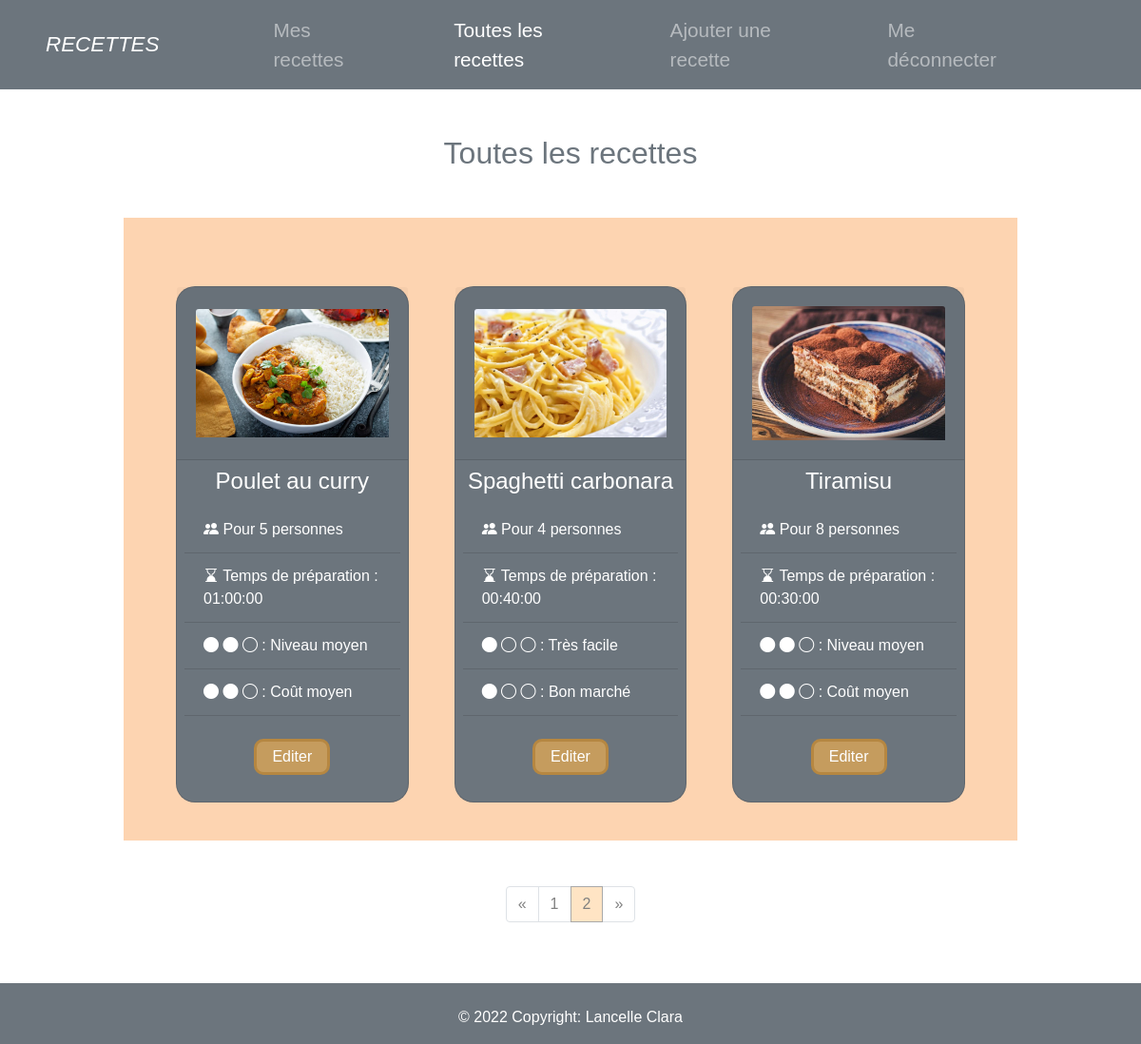
The app's page /all_recipes.php/?page=2 (signed in) with its own data.
### tables this page shows
CREATE TABLE IF NOT EXISTS `picture` (
  `picture_id` int(11) NOT NULL AUTO_INCREMENT,
  `recipe_id` int(11) NOT NULL,
  `name` varchar(255) NOT NULL,
  PRIMARY KEY (`picture_id`),
  UNIQUE KEY `link` (`name`),
  KEY `recipe_id` (`recipe_id`)
);

CREATE TABLE IF NOT EXISTS `recipe` (
  `recipe_id` int(11) NOT NULL AUTO_INCREMENT,
  `recipe_title` varchar(100) NOT NULL,
  `guest_number` int(11) NOT NULL,
  `setup_time` time NOT NULL,
  `level` varchar(50) NOT NULL,
  `price` varchar(50) NOT NULL,
  `author_id` int(11) NOT NULL,
  PRIMARY KEY (`recipe_id`),
  KEY `author_id` (`author_id`)
);

### includes/function_all_recipes.php (called while the page is built, shortened)
<?php
function get_all_recipes($current_page){
    try {
        $dbco = getConnexion();
        $sql = $dbco->prepare("
            SELECT COUNT(*) AS recipe_nb
            FROM recipe");
            $sql->execute();
            $result= $sql->fetch();
        $recipes_nb = (int) $result['recipe_nb'];
        $parPage = 8;
        $pages_nb = ceil($recipes_nb / $parPage);
        $first = ($current_page * $parPage) - $parPage;
        $sth = $dbco->prepare("
            SELECT picture.*, recipe.*
            FROM picture
            INNER JOIN recipe ON recipe.recipe_id = picture.recipe_id
            ORDER BY recipe.recipe_title ASC
            LIMIT :first, :parpage
            ");
            $sth -> bindParam(':first',$first,PDO::PARAM_INT);
            $sth -> bindParam(':parpage',$parPage,PDO::PARAM_INT);
            $sth->execute();
            $recipes= $sth->fetchAll();
    }catch(PDOException $e){
        $e->getMessage();
    }
    return [
        'recipes'=>$recipes,
        'recipes_nb'=>$recipes_nb,
        'pages_nb'=>$pages_nb,
        'first'=>$first,
    ];
}
?>

### all_recipes.php (the view, shortened to what this page needs)
<?php
if(isset($_GET['page']) && !empty($_GET['page'])){
    $current_page_nb = (int) strip_tags($_GET['page']);
}else{
    $current_page_nb = 1;
}
    include "includes/function_all_recipes.php";
    $user_id = $_SESSION['id'];
    $return = get_all_recipes($current_page_nb);
    $pages = $return['pages_nb'];
    $recipes = $return['recipes'];
?>
<!DOCTYPE html>
<html lang="en" >
<head>
  <link rel="stylesheet" href="https://cdn.jsdelivr.net/npm/bootstrap-icons@1.8.3/font/bootstrap-icons.css">
  <link
  rel="stylesheet"
  href="https://stackpath.bootstrapcdn.com/bootstrap/4.4.1/css/bootstrap.min.css"
  >
  <link rel="stylesheet" href="http://localhost/TD_RECIPES/includes/style/nav_foot.css">
  <link rel="stylesheet" href="http://localhost/TD_RECIPES/includes/style/s_all_recipes.css">
</head>
<body>
    <header>
        <?php include "includes/navbar.php" ?>
    </header>
    <div class="container col-12 col-lg-10 justify-content-center">
        <div class="col col-12 justify-self-center m-auto pb-5">
            <h2 class="text-center py-lg-5 py-3 m-0 text-secondary">Toutes les recettes</h2>
            <div class="row col-12 m-auto">
                <div class="card-group pt-5 p-3 justify-content-center m-auto">
            <?php
                $i = 0;
                foreach($recipes as $recipe => $array){?>
                <div class="col col-12 col-md-6 col-xl-4 justify-self-center justify-content-center p-3 p-md-4 m-auto">
                    <div class="card bg-secondary m-auto">
                        <div class="card-header m-auto d-flex align-items-center">
                        <?php
                            echo '<img src="http://localhost/TD_RECIPES/Pictures/'.$array['name'].'" class="card-img-top" alt="image">';
                        ?>
                        </div>
                        <div class="card-body p-2">
                        <?php
                            echo '<h4 class="card-title text-center">'.ucfirst($array['recipe_title']).'</h4>';
                            ?>
                            <div id="<?php echo 'drop-collapse'.$i;?>" class="collapse d-lg-block">
                                <?php
                                    echo
                                    '<ul class="list-group list-group-flush bg-secondary">
                                        <li class="list-group-item bg-secondary"><i class="bi bi-people-fill"></i> Pour '.$array['guest_number'].' personnes </li>
                                        <li class="list-group-item bg-secondary"> <i class="bi bi-hourglass-bottom"></i> Temps de préparation : '.$array['setup_time'].'</li>
                                        <li class="list-group-item bg-secondary">';
                                        if($array['level']=='faible'){
                                            echo
                                                '<i class="bi bi-circle-fill"></i>
                                                <i class="bi bi-circle"></i>
                                                <i class="bi bi-circle"></i>
                                                : Très facile';
                                        }
                                        if($array['level']=='moyen'){
                                            echo
                                                '<i class="bi bi-circle-fill"></i>
                                                <i class="bi bi-circle-fill"></i>
                                                <i class="bi bi-circle"></i>
                                                : Niveau moyen';
                                        }
                                        echo
                                        '</li>
                                        <li class="list-group-item bg-secondary">';
                                        if($array['price']=='faible'){
                                            echo
                                                '<i class="bi bi-circle-fill"></i>
                                                <i class="bi bi-circle"></i>
                                                <i class="bi bi-circle"></i>
                                                : Bon marché';
                                        }
                                        if($array['price']=='moyen'){
                                            echo
                                                '<i class="bi bi-circle-fill"></i>
                                                <i class="bi bi-circle-fill"></i>
                                                <i class="bi bi-circle"></i>
                                                : Coût moyen';
                                        }
                                     ?>
                                     </ul>
                                <?php
                                if($user_id == $array['author_id']){?>
                                <div class="card-body pt-4 p-m-auto text-center">
                                    <form action="http://localhost/TD_RECIPES/edit_recipes.php" method="get" enctype="multipart/form-data" >
                                        <button class="edit p-1 px-3" type="submit" name="edit_btn" <?php echo 'value="'.$array['recipe_id'].'"'; ?>>Editer</button>
                                    </form>
                                    </div>
                            <?php }
                            $i++;
                            ?>
                        </div>
                    </div>
                </div>
            </div>
        <?php } ?>
        </div>
    </div>
        <ul class="pagination justify-content-center pt-5">
            <li class="page-item <?= ($current_page_nb == 1) ? "disabled" : "" ?>">
                <a class="page-link text-secondary" href="all_recipes.php/?page=<?= $current_page_nb - 1 ?>" aria-label="Previous" >
                <span aria-hidden="true">&laquo;</span>
            </a>
            </li>
            <?php for($page = 1; $page <= $pages; $page++): ?>
            <li class="page-item <?= ($current_page_nb == $page) ? "active" : "" ?>">
                <a href="all_recipes.php/?page=<?= $page ?>" class="page-link"><?= $page ?></a>
            </li>
            <?php endfor ?>
            <li class="page-item <?= ($current_page_nb == $pages) ? "disabled" : "" ?>">
            <a class="page-link text-secondary" href="all_recipes.php//?page=<?= $current_page_nb + 1 ?>" aria-label="Next">
                <span aria-hidden="true">&raquo;</span>
            </a>
            </li>
        </ul>
    </div>
</div>
<?php include "includes/footer.php" ?>
</body>
 </html>

### includes/style/s_all_recipes.css (style rules this page uses)
html { background-color:rgba(253, 196, 162, 0.3); }
body { margin:0px; font-family: arial; }
.row { background-color: rgba(250, 147, 62, 0.4); }
.card { max-width:25rem;color:white;border-radius:20px; }
.card-img-top { max-height:160px; }
.card-header { height:182px; }
button.edit { background-color: rgb(197, 156, 94); color:white; border-radius:10px; border : solid rgb(182, 135, 65); }
li.page-item.active a.page-link { background-color: bisque!important; border-color: darkgrey!important; color:grey!important; }
a.page-link { color:grey!important; }

### records on screen
picture: name (picture), recipe.recipe_title "Poulet au curry", recipe.guest_number "5", recipe.setup_time "01:00:00", shows ": Niveau moyen", shows ": Coût moyen"
picture: name (picture), recipe.recipe_title "Spaghetti carbonara", recipe.guest_number "4", recipe.setup_time "00:40:00", shows ": Très facile", shows ": Bon marché"
picture: name (picture), recipe.recipe_title "Tiramisu", recipe.guest_number "8", recipe.setup_time "00:30:00", shows ": Niveau moyen", shows ": Coût moyen"
